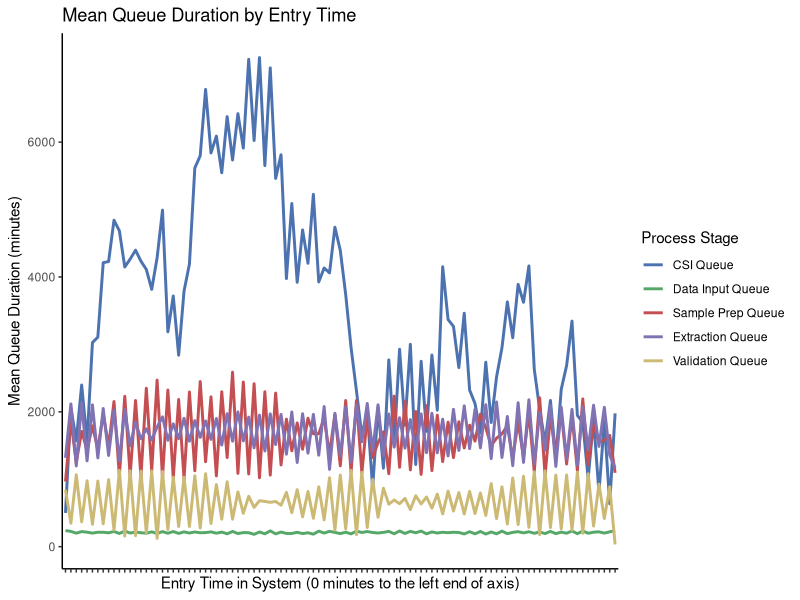

Here is the R script that generated this plot:
  install.packages("tidyr")
  library(tidyr)
  install.packages("ggplot2")
  library(ggplot2)
  install.packages("dplyr")
  library(dplyr)
  
  # Load data (adjust filename)
  df <- read.csv("QueueTimes.csv")
  
  # Convert from wide to long for ggplot
  df_long <- pivot_longer(df, 
                          cols = c(QCSI, QDataInput, QSamPrep, Qextraction, Qvalidation),
                          names_to = "Stage", values_to = "Duration")
  
  # Rename Stage factor levels for better legend labels
  df_long$Stage <- factor(df_long$Stage,
                          levels = c("QCSI", "QDataInput", "QSamPrep", "Qextraction", "Qvalidation"),
                          labels = c("CSI Queue", "Data Input Queue", "Sample Prep Queue", "Extraction Queue", "Validation Queue"))
  
  # Bin URN and calculate median duration per bin and stage
  df_binned <- df_long %>%
    mutate(URN_num = as.numeric(as.character(URN)),
           URN_bin = cut(URN_num, breaks = seq(min(URN_num), max(URN_num), by = 50))) %>%
    group_by(Stage, URN_bin) %>%
    summarise(mean_duration = mean(Duration, na.rm = TRUE), .groups = "drop")
  
  
  # Plot with updated legend labels
  ggplot(df_binned, aes(x = URN_bin, y = mean_duration, color = Stage, group = Stage)) +
    geom_line(size = 1) +
    labs(title = "Mean Queue Duration by Entry Time",
         x = "Entry Time in System (0 minutes to the left end of axis)",
         y = "Mean Queue Duration (minutes)",
         color = "Process Stage") +  # Legend title
    scale_color_manual(values = c(
      "CSI Queue" = "#4C72B0",        # Muted Blue
      "Data Input Queue" = "#55A868", # Muted Green
      "Sample Prep Queue" = "#C44E52",# Muted Red
      "Extraction Queue" = "#8172B3", # Muted Purple
      "Validation Queue" = "#CCB974"  # Muted Gold/Brown
    )) +
    theme_classic() +
    theme(axis.text.x = element_blank())
  
